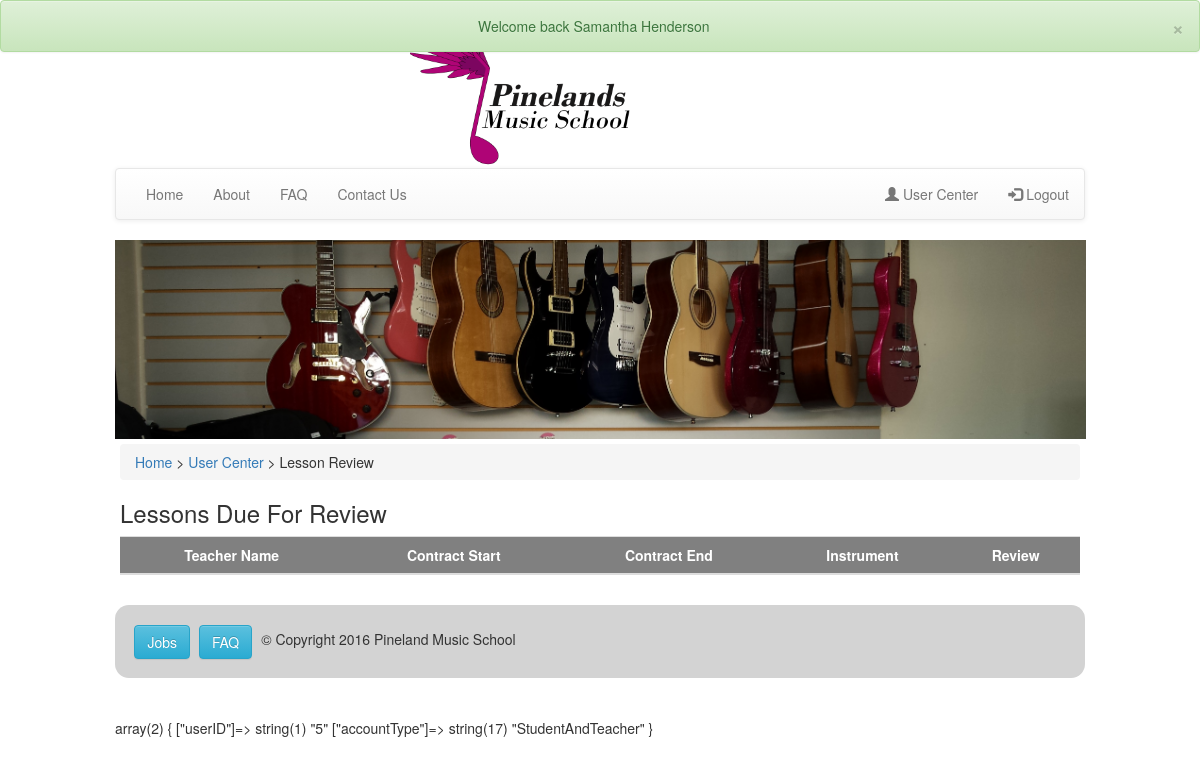
The app's page /pages/teacherReview/reviewLessons.php (signed in), older data.
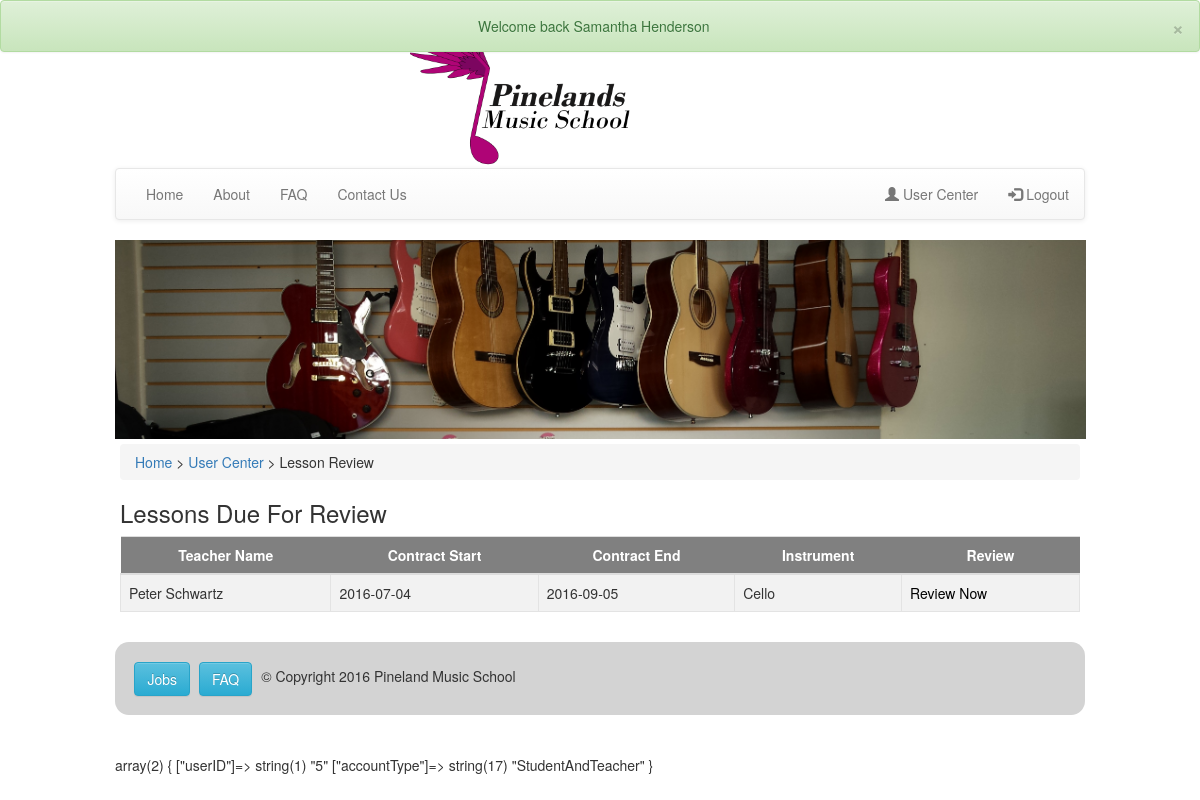
The same page, newer data.
### tables this page shows
CREATE TABLE `contracts` (
  `contractID` int(11) NOT NULL,
  `teacherID` int(11) NOT NULL,
  `studentID` int(11) NOT NULL,
  `startDate` date NOT NULL,
  `endDate` date NOT NULL,
  `time` time NOT NULL,
  `day` enum('Monday','Tuesday','Wednesday','Thursday','Friday') NOT NULL,
  `length` enum('30','60') NOT NULL,
  `instrumentTypeID` int(11) NOT NULL
);

CREATE TABLE `users` (
  `UserID` int(11) NOT NULL,
  `firstName` varchar(40) NOT NULL,
  `lastName` varchar(40) NOT NULL,
  `DOB` date NOT NULL,
  `gender` enum('Male','Female') NOT NULL,
  `facebookId` varchar(80) DEFAULT NULL,
  `email` varchar(80) NOT NULL,
  `password` varchar(64) NOT NULL,
  `salt` varchar(32) NOT NULL,
  `accountType` enum('Guest','Student','Teacher','StudentAndTeacher','Admin','Owner') NOT NULL DEFAULT 'Guest',
  `comCode` varchar(64) DEFAULT NULL,
  `parentName` varchar(100) DEFAULT NULL,
  `parentEmail` varchar(100) DEFAULT NULL
);

CREATE TABLE `instrumentnames` (
  `instrumentTypeID` int(11) NOT NULL,
  `instrumentName` varchar(50) NOT NULL
);

### pages/teacherReview/reviewLessons.php (the view, shortened to what this page needs)
<?php
include "../../inc/connect.php";
include "../../inc/header.php";
include "../../inc/nav.php";
$userID = $_SESSION['userID'];
?>
<div class="content">
    <div class="breadcrumb">
            <span><a href="../home/index.php">Home</a> > <a href="../usercenter/usercenter.php">User Center</a> > Lesson Review</span>
        </div>
<h3>Lessons Due For Review</h3>
<table class='table' id="myTable" class="tablesorter centerTable">
<thead>
<?php
  $sql = "SELECT contracts.*, users.firstName, users.lastName, instrumentnames.instrumentName FROM users INNER JOIN contracts ON users.userID=contracts.teacherID LEFT JOIN instrumentnames ON contracts.instrumentTypeID = instrumentnames.instrumentTypeID WHERE $userID = contracts.studentID";
  $result = mysqli_query($con, $sql);
  echo '<tr>
      <th>Teacher Name</th>
      <th>Contract Start</th>
      <th>Contract End</th>
      <th>Instrument</th>
      <th>Review</th>
  </tr>
  </thead>
  <tbody>';
  while ($row = mysqli_fetch_array($result)) {
    if (new DateTime() > new DateTime($row["endDate"])) {
      $counter = 0;
      if ($counter == 0) {
        echo '<tr>
        <td>';
        echo $row["firstName"];
        echo $row["lastName"];
        echo '</td>
        <td>';
        echo $row["startDate"];
        echo '</td>
        <td>';
        echo $row["endDate"];
        echo'</td>
        <td>';
        echo $row["instrumentName"];
        echo'</td>
        <td><a href="writeReview.php?contractID='.$row['contractID'].'">Review Now</a>
        </td>
        </tr>';
      }
    }
  }
    echo '</tbody>
    </table>
    </div>';
?>
<?php
include "../../inc/footer.php";
?>

Row changes from the older to the newer data that the page shows:
added contracts: teacherID.firstName "Peter", teacherID.lastName "Schwartz", startDate "2016-07-04", endDate "2016-09-05", instrumentTypeID.instrumentName "Cello"
